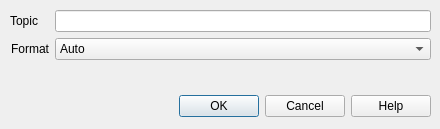
<?xml version="1.0" encoding="UTF-8"?>
<ui version="4.0">
 <class>CDlgMqttSubscribe</class>
 <widget class="QDialog" name="CDlgMqttSubscribe">
  <property name="geometry">
   <rect>
    <x>0</x>
    <y>0</y>
    <width>440</width>
    <height>129</height>
   </rect>
  </property>
  <property name="windowTitle">
   <string>MQTT Subscribe</string>
  </property>
  <widget class="QDialogButtonBox" name="buttonBox">
   <property name="geometry">
    <rect>
     <x>10</x>
     <y>90</y>
     <width>421</width>
     <height>32</height>
    </rect>
   </property>
   <property name="orientation">
    <enum>Qt::Horizontal</enum>
   </property>
   <property name="standardButtons">
    <set>QDialogButtonBox::Cancel|QDialogButtonBox::Help|QDialogButtonBox::Ok</set>
   </property>
   <property name="centerButtons">
    <bool>false</bool>
   </property>
  </widget>
  <widget class="QWidget" name="formLayoutWidget_2">
   <property name="geometry">
    <rect>
     <x>10</x>
     <y>10</y>
     <width>421</width>
     <height>71</height>
    </rect>
   </property>
   <layout class="QFormLayout" name="formLayout_2">
    <item row="0" column="0">
     <widget class="QLabel" name="label_3">
      <property name="text">
       <string>Topic</string>
      </property>
     </widget>
    </item>
    <item row="0" column="1">
     <widget class="QLineEdit" name="editTopic"/>
    </item>
    <item row="1" column="1">
     <widget class="QComboBox" name="comboSubscribeFormat">
      <item>
       <property name="text">
        <string>Auto</string>
       </property>
      </item>
      <item>
       <property name="text">
        <string>JSON format</string>
       </property>
      </item>
      <item>
       <property name="text">
        <string>XML format</string>
       </property>
      </item>
      <item>
       <property name="text">
        <string>String format</string>
       </property>
      </item>
      <item>
       <property name="text">
        <string>Binary format</string>
       </property>
      </item>
     </widget>
    </item>
    <item row="1" column="0">
     <widget class="QLabel" name="label_10">
      <property name="text">
       <string>Format</string>
      </property>
      <property name="alignment">
       <set>Qt::AlignRight|Qt::AlignTrailing|Qt::AlignVCenter</set>
      </property>
      <property name="buddy">
       <cstring>editPassword</cstring>
      </property>
     </widget>
    </item>
   </layout>
  </widget>
 </widget>
 <resources/>
 <connections>
  <connection>
   <sender>buttonBox</sender>
   <signal>accepted()</signal>
   <receiver>CDlgMqttSubscribe</receiver>
   <slot>accept()</slot>
   <hints>
    <hint type="sourcelabel">
     <x>248</x>
     <y>254</y>
    </hint>
    <hint type="destinationlabel">
     <x>157</x>
     <y>274</y>
    </hint>
   </hints>
  </connection>
  <connection>
   <sender>buttonBox</sender>
   <signal>rejected()</signal>
   <receiver>CDlgMqttSubscribe</receiver>
   <slot>reject()</slot>
   <hints>
    <hint type="sourcelabel">
     <x>316</x>
     <y>260</y>
    </hint>
    <hint type="destinationlabel">
     <x>286</x>
     <y>274</y>
    </hint>
   </hints>
  </connection>
 </connections>
</ui>
